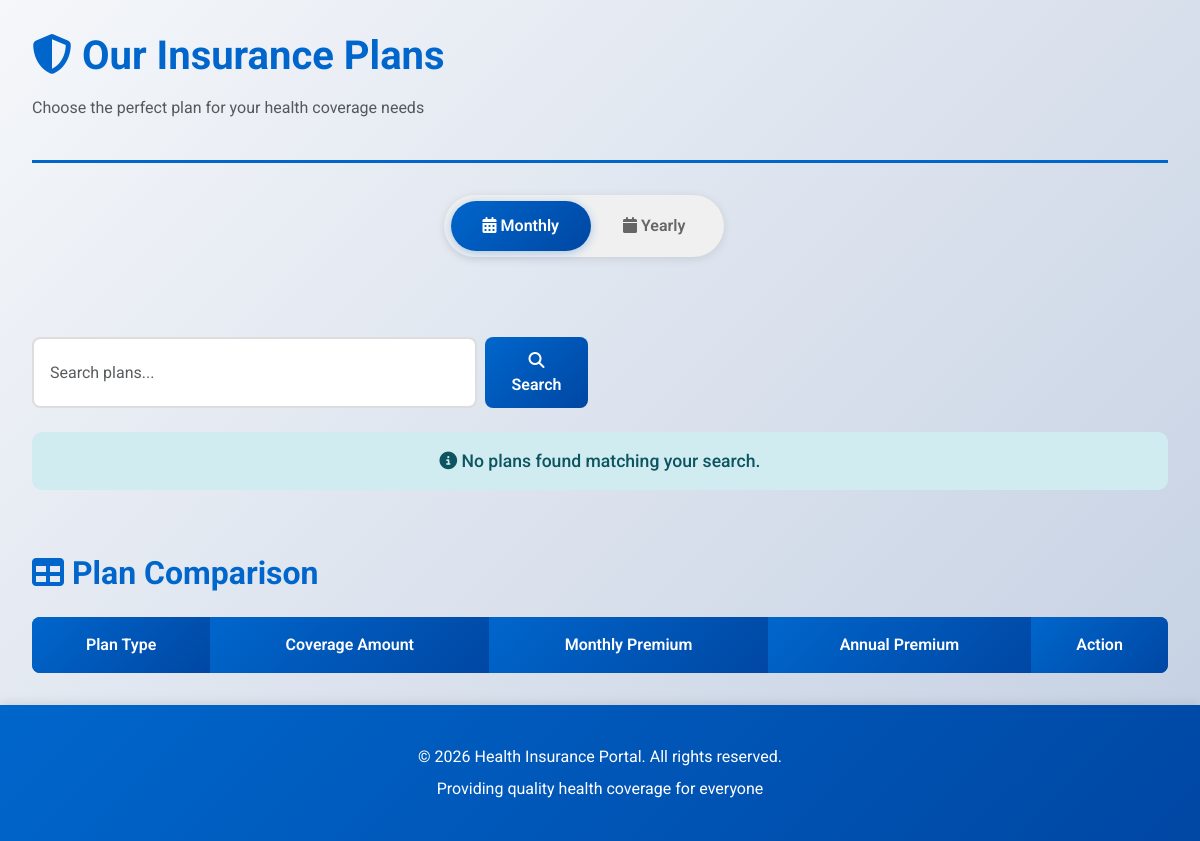
Page /plans/ on the earlier database version.
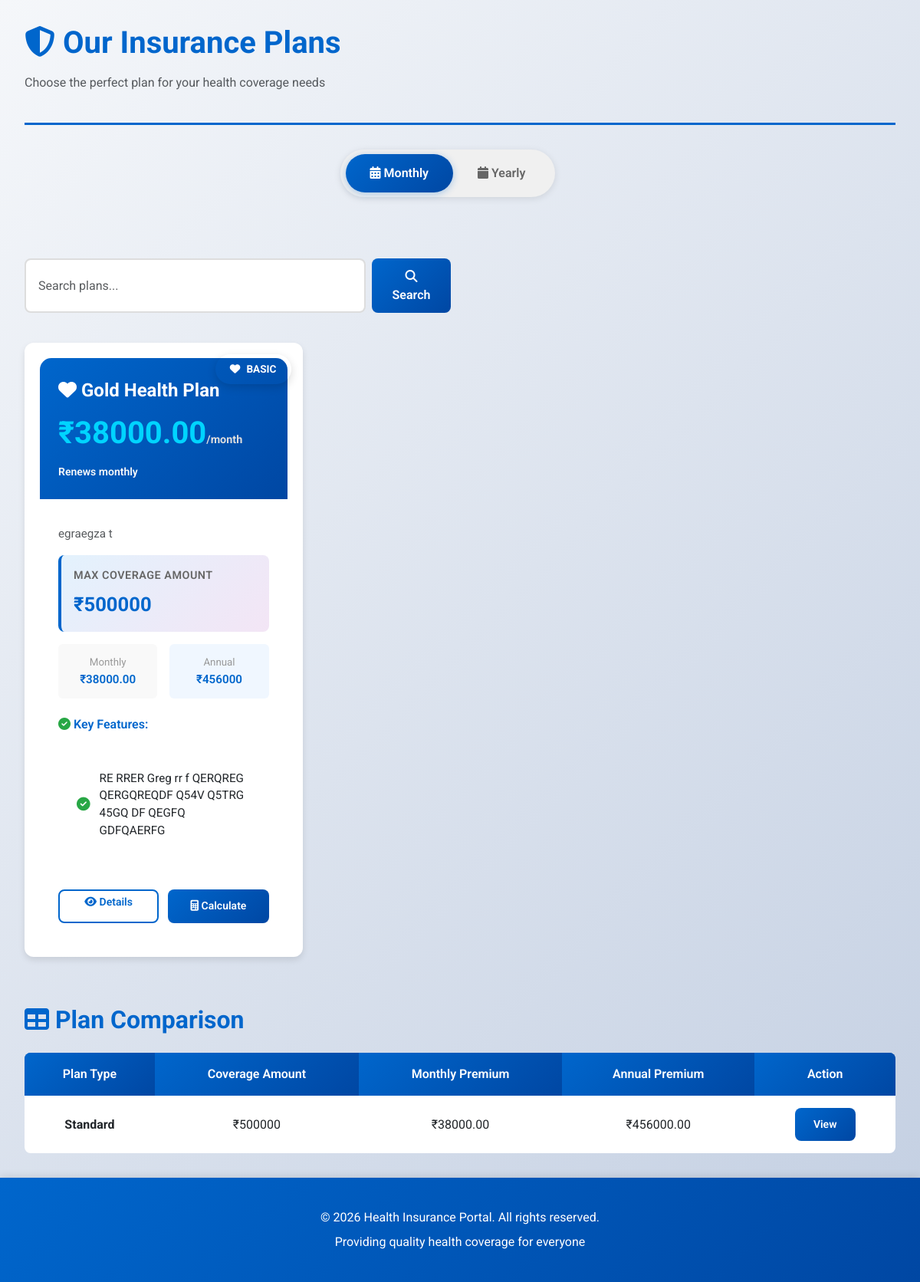
Same page on the later database version.
### insurance/models.py (models this page shows, shortened)
class InsurancePlan(models.Model):
    PLAN_TYPE_CHOICES = [
        ('basic', 'Basic'),
        ('silver', 'Silver'),
        ('standard', 'Standard'),
        ('diamond', 'Diamond'),
        ('premium', 'Premium'),
    ]
    BILLING_FREQUENCY_CHOICES = [
        ('monthly', 'Monthly'),
        ('yearly', 'Yearly'),
    ]
    name = models.CharField(max_length=200)
    plan_type = models.CharField(max_length=20, choices=PLAN_TYPE_CHOICES)
    coverage_amount = models.DecimalField(max_digits=12, decimal_places=2)
    monthly_premium = models.DecimalField(max_digits=10, decimal_places=2)
    billing_frequency = models.CharField(max_length=20, choices=BILLING_FREQUENCY_CHOICES, default='monthly')
    description = models.TextField()
    features = models.TextField(help_text="Comma-separated list of features")
    is_active = models.BooleanField(default=True)
    created_at = models.DateTimeField(auto_now_add=True)
    def get_features_list(self):
        return [f.strip() for f in self.features.split(',') if f.strip()]
    def annual_premium(self):
        return self.monthly_premium * 12
    class Meta:
        ordering = ['monthly_premium']

### insurance/views.py (the view)
# urls.py: path('plans/', views.plan_list, name='plan_list'),
def plan_list(request):
    query = request.GET.get('q', '')
    plans = InsurancePlan.objects.filter(is_active=True)
    if query:
        plans = plans.filter(
            Q(name__icontains=query) |
            Q(description__icontains=query) |
            Q(plan_type__icontains=query)
        )
    return render(request, 'insurance/plan_list.html', {
        'plans': plans, 'query': query
    })

### insurance/templates/insurance/plan_list.html (shortened to what the changed rows need)
{% extends 'insurance/base.html' %}
{% block content %}
<div class="page-header">
    <h1><i class="fas fa-shield-alt"></i> Our Insurance Plans</h1>
</div>
<div class="row" id="plansContainer">
    {% for plan in plans %}
        <div class="col-lg-4 col-md-6">
            <div class="card plan-card {% if plan.plan_type == 'diamond' %}diamond{% elif plan.plan_type == 'silver' %}silver{% elif plan.plan_type == 'premium' %}gold{% endif %}">
                <div class="plan-badge">
                    {% if plan.plan_type == 'diamond' %}
                        <i class="fas fa-gem"></i> DIAMOND
                    {% elif plan.plan_type == 'silver' %}
                        <i class="fas fa-medal"></i> SILVER
                    {% elif plan.plan_type == 'premium' %}
                        <i class="fas fa-crown"></i> PREMIUM
                    {% else %}
                        <i class="fas fa-heart"></i> BASIC
                    {% endif %}
                </div>
                <div class="card-header">
                    <div class="plan-name">
                        <i class="fas fa-heart"></i> {{ plan.name }}
                    </div>
                    <div class="price-display monthly-price" id="price-monthly-{{ plan.pk }}">
                        <div class="plan-price">₹{{ plan.monthly_premium }}<span class="plan-price-label">/month</span></div>
                        <small class="text-light">Renews monthly</small>
                    </div>
                </div>
                <div class="card-body">
                    <p class="text-muted mb-3" style="font-size: 0.95rem;">{{ plan.description }}</p>
                    <div class="mb-3 p-3" style="background: linear-gradient(135deg, #e3f2fd 0%, #f3e5f5 100%); border-radius: 8px; border-left: 4px solid var(--primary);">
                        <div class="detail-label" style="color: #666;">Max Coverage Amount</div>
                        <div class="detail-value" style="color: var(--primary); font-size: 1.6rem;">₹{{ plan.coverage_amount|floatformat:0 }}</div>
                    </div>
                    <div class="timeline-info">
                        <div style="display: flex; gap: 1rem; margin-bottom: 1rem;">
                            <div style="flex: 1; padding: 0.8rem; background: #f9f9f9; border-radius: 6px;">
                                <small style="color: #999;">Monthly</small>
                                <div style="font-weight: 600; color: var(--primary);">₹{{ plan.monthly_premium }}</div>
                            </div>
                            <div style="flex: 1; padding: 0.8rem; background: #f0f7ff; border-radius: 6px;">
                                <small style="color: #999;">Annual</small>
                                <div style="font-weight: 600; color: var(--primary);">₹{{ plan.annual_premium|floatformat:0 }}</div>
                            </div>
                        </div>
                    </div>
                    <h6 style="color: var(--primary); font-weight: 600; margin-top: 1.5rem; margin-bottom: 1rem;">
                        <i class="fas fa-check-circle" style="color: var(--success);"></i> Key Features:
                    </h6>
                    <ul class="plan-features">
                        {% for feature in plan.get_features_list %}
                            <li style="font-size: 0.95rem; padding: 0.6rem 0;">{{ feature }}</li>
                        {% endfor %}
                    </ul>
                    <div style="display: grid; grid-template-columns: 1fr 1fr; gap: 0.75rem; margin-top: 2rem;">
                        <a href="{% url 'insurance:plan_detail' plan.pk %}" class="btn btn-outline-primary btn-sm">
                            <i class="fas fa-eye"></i> Details
                        </a>
                        <a href="{% url 'insurance:premium_calculator' %}" class="btn btn-primary btn-sm">
                            <i class="fas fa-calculator"></i> Calculate
                        </a>
                    </div>
                </div>
            </div>
        </div>
    {% empty %}
        <div class="col-12">
            <div class="alert alert-info text-center" style="font-size: 1.1rem;">
                <i class="fas fa-info-circle"></i> No plans found matching your search.
            </div>
        </div>
    {% endfor %}
</div>
<div class="mt-5">
    <h2 class="mb-4"><i class="fas fa-table"></i> Plan Comparison</h2>
    <div class="table-responsive">
        <table class="table table-hover">
            <thead>
                <tr style="background: linear-gradient(135deg, #0066cc 0%, #0047a3 100%); color: white;">
                    <th style="color: white;">Plan Type</th>
                    <th style="color: white;">Coverage Amount</th>
                    <th style="color: white;">Monthly Premium</th>
                    <th style="color: white;">Annual Premium</th>
                    <th style="color: white;">Action</th>
                </tr>
            </thead>
            <tbody>
                {% for plan in plans %}
                    <tr>
                        <td>
                            <strong>
                                {{ plan.get_plan_type_display }}
                            </strong>
                        </td>
                        <td>₹{{ plan.coverage_amount|floatformat:0 }}</td>
                        <td>₹{{ plan.monthly_premium }}</td>
                        <td>₹{{ plan.annual_premium }}</td>
                        <td>
                            <a href="{% url 'insurance:plan_detail' plan.pk %}" class="btn btn-sm btn-primary">View</a>
                        </td>
                    </tr>
                {% endfor %}
            </tbody>
        </table>
    </div>
</div>
{% endblock %}

Differences in the rows shown:
added InsurancePlan: shows "BASIC", name "Gold Health Plan", monthly_premium "38000.00", description "egraegza t", coverage_amount "500000", annual_premium "456000", get_features_list "RE RRER Greg rr f QERQREG QERGQREQDF Q54V Q5TRG 45GQ DF QEGFQ GDFQAERFG", plan_type "Standard", annual_premium "456000.00"
Other differences:
text no longer shown: "No plans found matching your search."
